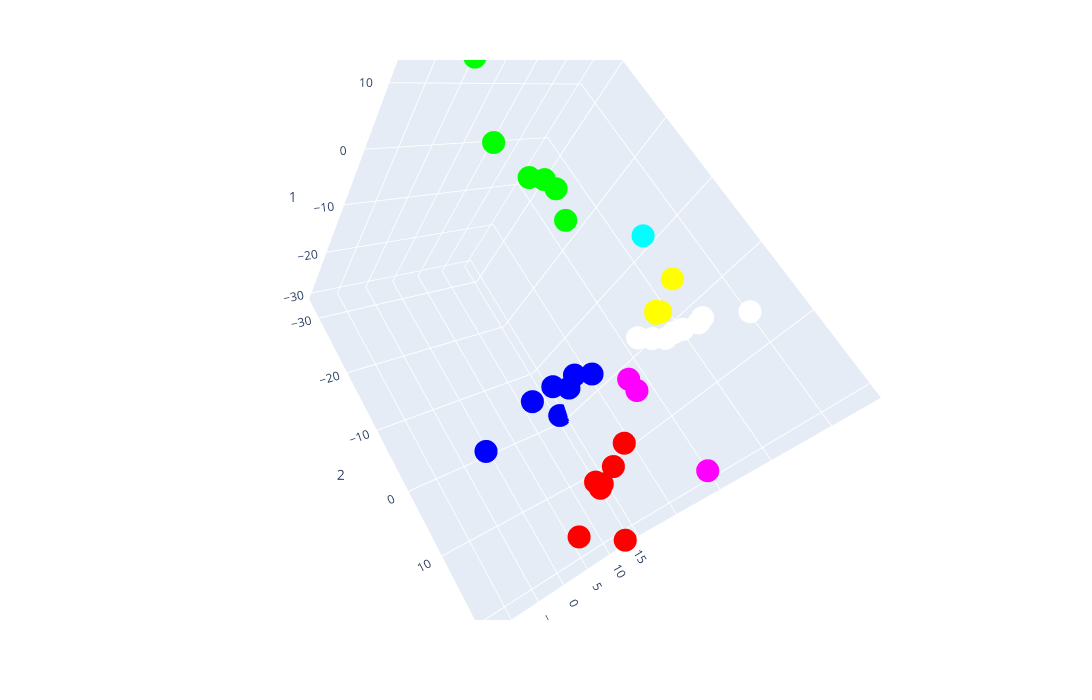

This figure's notebook cell:
### Code cell
px.scatter_3d(df_wcsl, x=0, y=1, z=2, color='color', color_discrete_map='identity', height=700, width=1200)

### Figure 1 — Plotly figure (JSON) as saved in the notebook; plotly's stock layout.template omitted (floating-point values rounded to 4 significant figures)
{"data": [{"hovertemplate": "0=%{x}<br>1=%{y}<br>2=%{z}<extra></extra>", "legendgroup": "", "marker": {"color": "#ff0000", "symbol": "circle"}, "mode": "markers", "name": "", "scene": "scene", "showlegend": false, "type": "scatter3d", "x": [-11.71, -10.25, -13.79, -10.39, -6.968, -11.37, -10.4], "y": [1.239, 3.051, -3.329, -0.5291, 2.768, 1.439, -1.283], "z": [14.59, 13.45, 17.53, 13.67, 11.83, 14.31, 20.24]}, {"hovertemplate": "0=%{x}<br>1=%{y}<br>2=%{z}<extra></extra>", "legendgroup": "", "marker": {"color": "#00ff00", "symbol": "circle"}, "mode": "markers", "name": "", "scene": "scene", "showlegend": false, "type": "scatter3d", "x": [-5.935, -2.462, -4.242, -2.637, -6.457, -7.555], "y": [11.47, 9.397, 11.67, 10.96, 15.12, 11.42], "z": [-17.5, -12.58, -16.82, -15.9, -31.96, -22.86]}, {"hovertemplate": "0=%{x}<br>1=%{y}<br>2=%{z}<extra></extra>", "legendgroup": "", "marker": {"color": "#0000ff", "symbol": "circle"}, "mode": "markers", "name": "", "scene": "scene", "showlegend": false, "type": "scatter3d", "x": [6.11, 10.28, 9.398, 14.69, 8.95, -2.981, 9.714], "y": [-23.72, -22.68, -16.06, -30.22, -18.12, -27.65, -13.11], "z": [-3.274, -4.003, -2.583, -1.052, -1.611, 0.04795, -0.9321]}, {"hovertemplate": "0=%{x}<br>1=%{y}<br>2=%{z}<extra></extra>", "legendgroup": "", "marker": {"color": "#00ffff", "symbol": "circle"}, "mode": "markers", "name": "", "scene": "scene", "showlegend": false, "type": "scatter3d", "x": [12.76], "y": [5.811], "z": [-10.53]}, {"hovertemplate": "0=%{x}<br>1=%{y}<br>2=%{z}<extra></extra>", "legendgroup": "", "marker": {"color": "#ffff00", "symbol": "circle"}, "mode": "markers", "name": "", "scene": "scene", "showlegend": false, "type": "scatter3d", "x": [-0.1386, -1.003, -0.8949, -0.1402], "y": [11.32, 11.49, 15.58, 10.66], "z": [2.219, 2.029, 0.735, 1.96]}, {"hovertemplate": "0=%{x}<br>1=%{y}<br>2=%{z}<extra></extra>", "legendgroup": "", "marker": {"color": "#ff00ff", "symbol": "circle"}, "mode": "markers", "name": "", "scene": "scene", "showlegend": false, "type": "scatter3d", "x": [3.308, 2.709, 9.117], "y": [-1.309, -0.8546, -4.159], "z": [6.376, 4.773, 18.82]}, {"hovertemplate": "0=%{x}<br>1=%{y}<br>2=%{z}<extra></extra>", "legendgroup": "", "marker": {"color": "#ffffff", "symbol": "circle"}, "mode": "markers", "name": "", "scene": "scene", "showlegend": false, "type": "scatter3d", "x": [8.925, 5.269, 7.884, 4.139, 6.736, 3.287, 6.975, 5.233], "y": [14.43, 5.384, 8.677, 4.618, 10.36, 3.552, 6.93, 6.91], "z": [6.714, 3.442, 4.09, 2.637, 4.169, 1.601, 3.615, 3.597]}], "layout": {"dragmode": "zoom", "height": 700, "legend": {"tracegroupgap": 0}, "margin": {"t": 60}, "scene": {"aspectmode": "auto", "aspectratio": {"x": 0.6974, "y": 1.122, "z": 1.278}, "camera": {"center": {"x": 1.388e-17, "y": 3.469e-18, "z": 4.441e-16}, "eye": {"x": -1.314, "y": 1.459, "z": 0.554}, "projection": {"type": "perspective"}, "up": {"x": 0.2386, "y": 0.5251, "z": -0.8169}}, "domain": {"x": [0, 1], "y": [0, 1]}, "dragmode": "orbit", "xaxis": {"title": {"text": "0"}, "type": "linear"}, "yaxis": {"title": {"text": "1"}, "type": "linear"}, "zaxis": {"title": {"text": "2"}, "type": "linear"}}, "width": 1200}}
